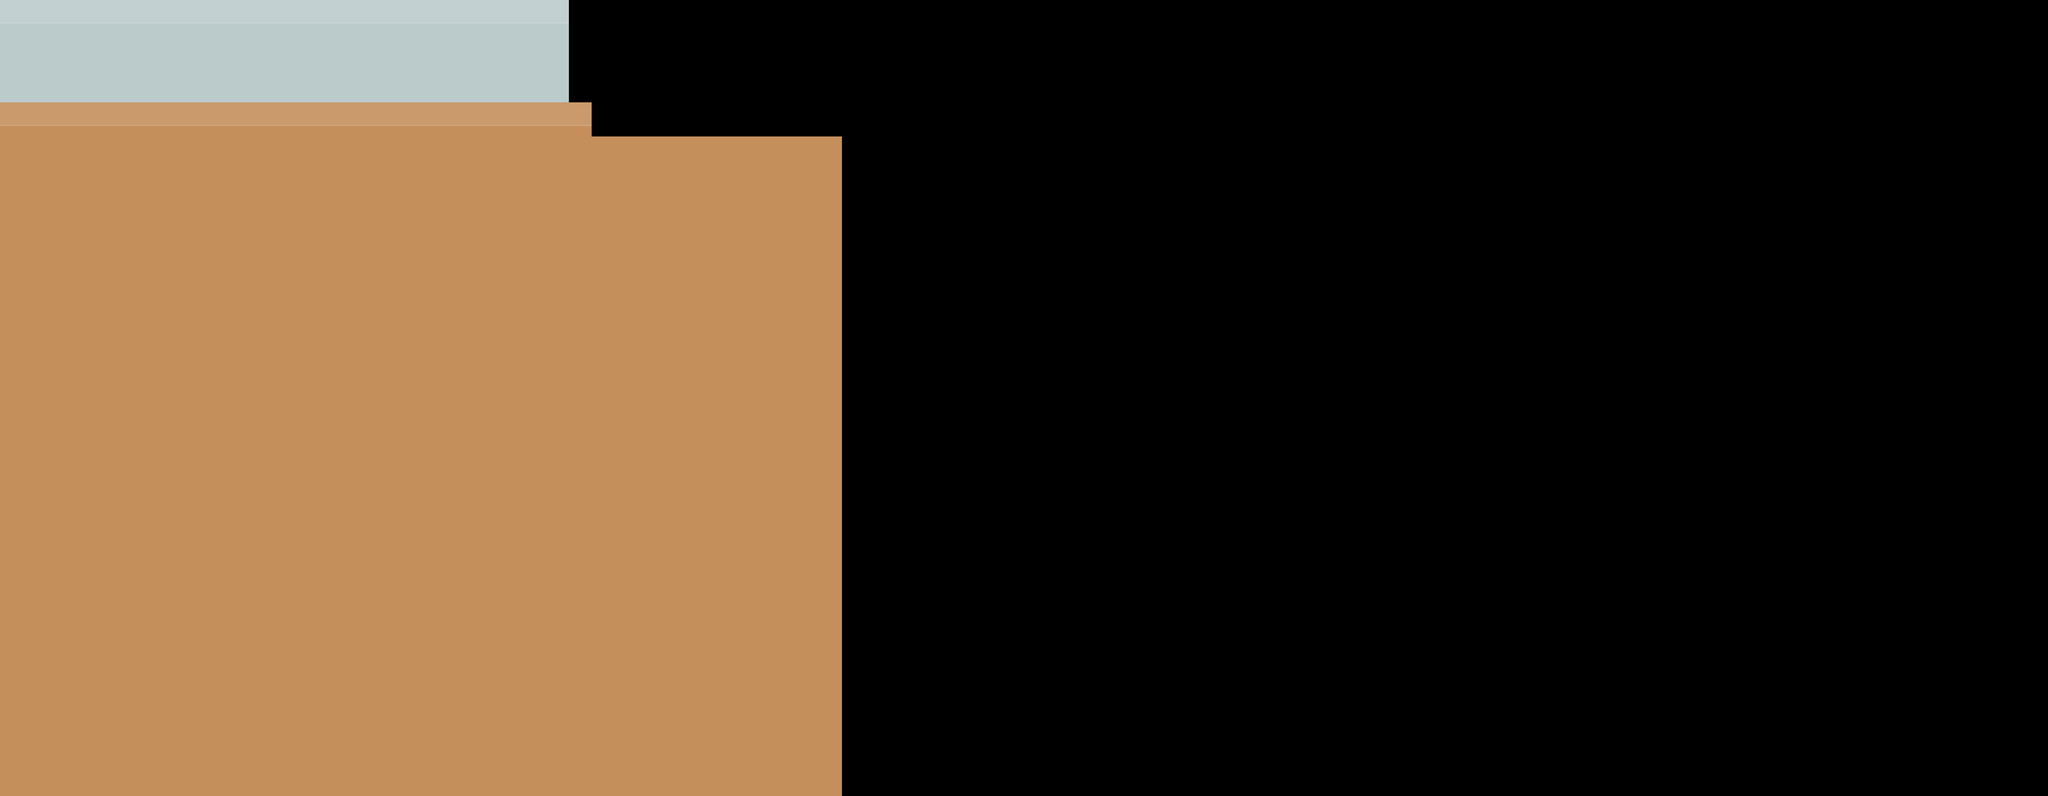

This game map was drawn from its Tiled (.tmx) file and the tilesets committed beside it. A one-line description and the trimmed map source follow:
An orthogonal 90x70 tile map with 70x35 px tiles, 2 tile layers (bg, mid) and 2 objects (spawn, enemy).

<map version="1.0" orientation="orthogonal" width="90" height="70" tilewidth="70" tileheight="35">
 <properties>
  <property name="bg" value="d:world1" />
 </properties>
 <tileset firstgid="1" name="sheet" tilewidth="70" tileheight="35">
  <image source="../../../assets/sprites/sheet.png" width="1680" height="840" />
  <tile id="26">
   <properties>
    <property name="u" value="" />
   </properties>
  </tile>
  <tile id="50">
   <properties>
    <property name="d" value="" />
    <property name="l" value="" />
    <property name="r" value="" />
   </properties>
  </tile>
  <tile id="98">
   <properties>
    <property name="u" value="" />
   </properties>
  </tile>
  <tile id="122">
   <properties>
    <property name="d" value="" />
    <property name="l" value="" />
    <property name="r" value="" />
   </properties>
  </tile>
  <tile id="165">
   <properties>
    <property name="d" value="" />
    <property name="l" value="" />
    <property name="r" value="" />
    <property name="u" value="" />
   </properties>
  </tile>
  <tile id="189">
   <properties>
    <property name="d" value="" />
    <property name="l" value="" />
    <property name="r" value="" />
    <property name="u" value="" />
   </properties>
  </tile>
 </tileset>
 <layer name="bg" width="90" height="70">
  <data>[6300 cells, 250 non-empty, 4 distinct tile ids]</data>
 </layer>
 <layer name="mid" width="90" height="70">
  <data>[6300 cells, 2224 non-empty, 4 distinct tile ids]</data>
 </layer>
 <objectgroup name="Camada de Objectos 1" width="90" height="70">
  <object name="spawn" x="70" y="315" width="70" height="35">
   <properties>
    <property name="layer" value="1" />
   </properties>
  </object>
  <object name="enemy" x="70" y="-35" width="70" height="35">
   <properties>
    <property name="color" value="yellow" />
    <property name="layer" value="0" />
   </properties>
  </object>
 </objectgroup>
</map>
